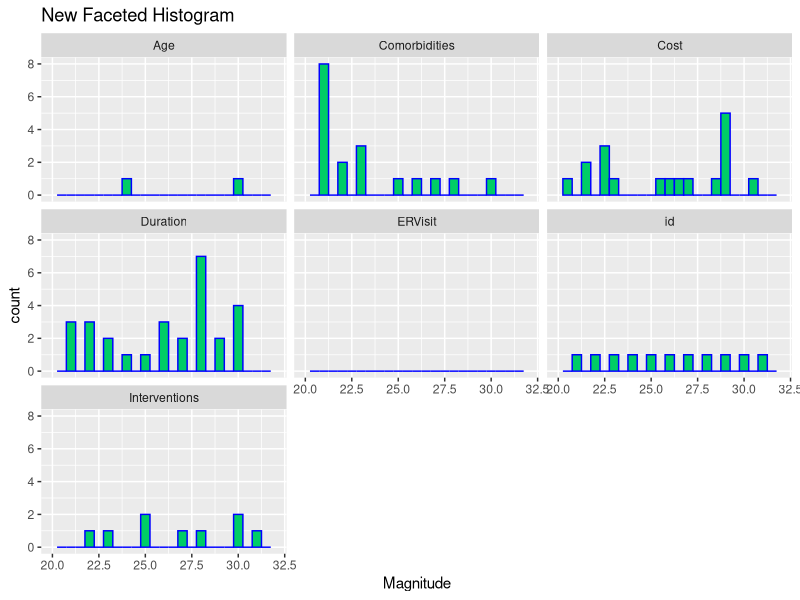
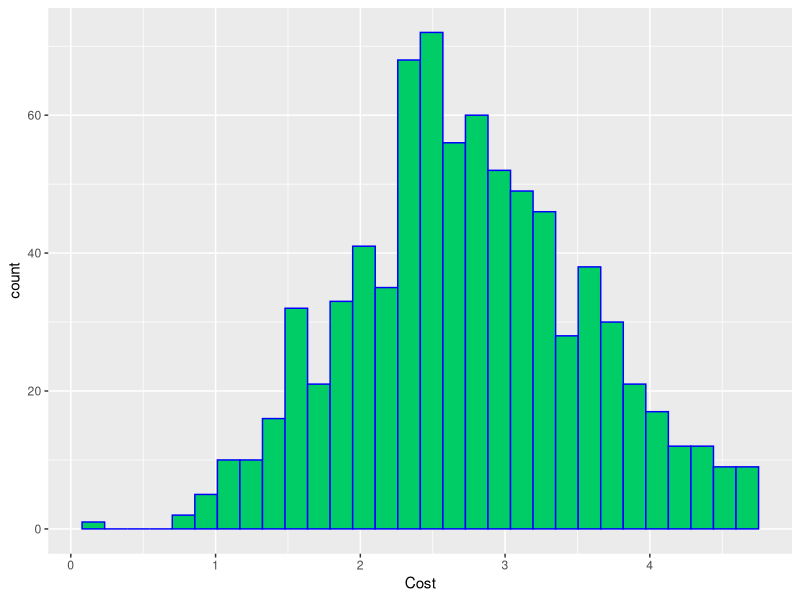
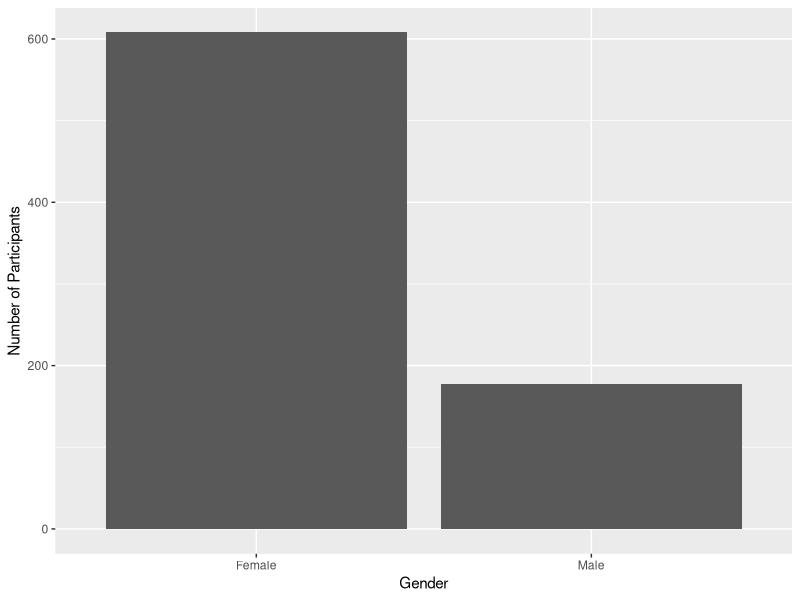
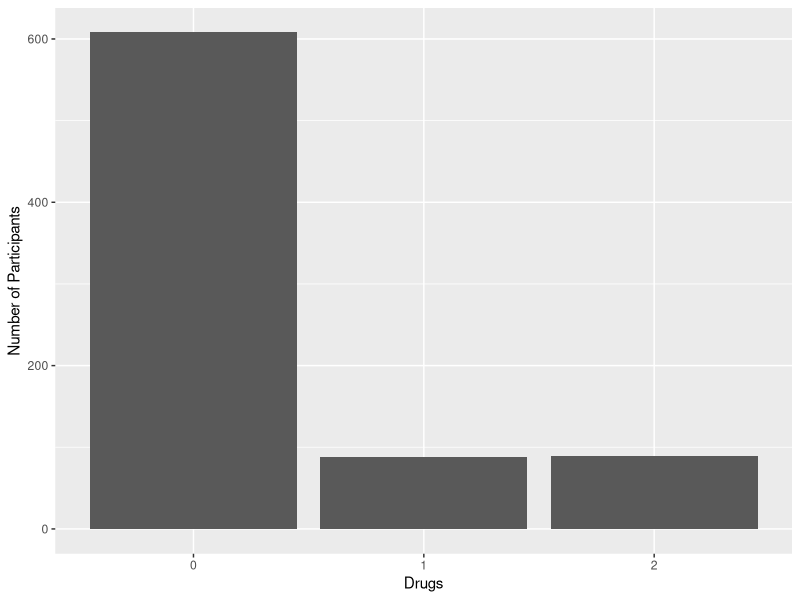
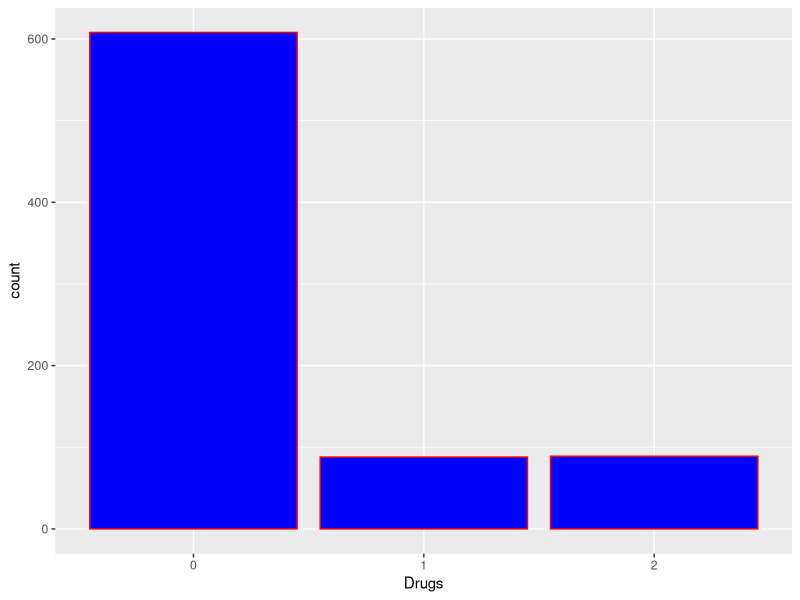
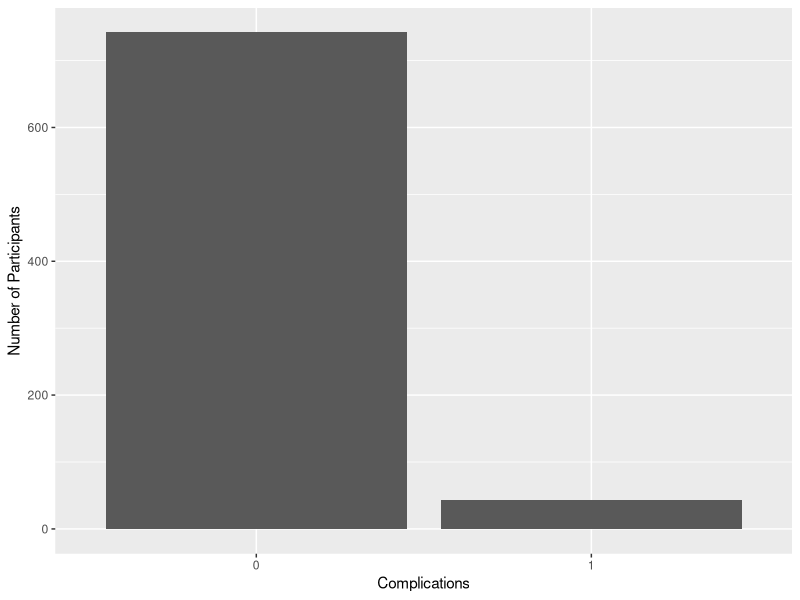
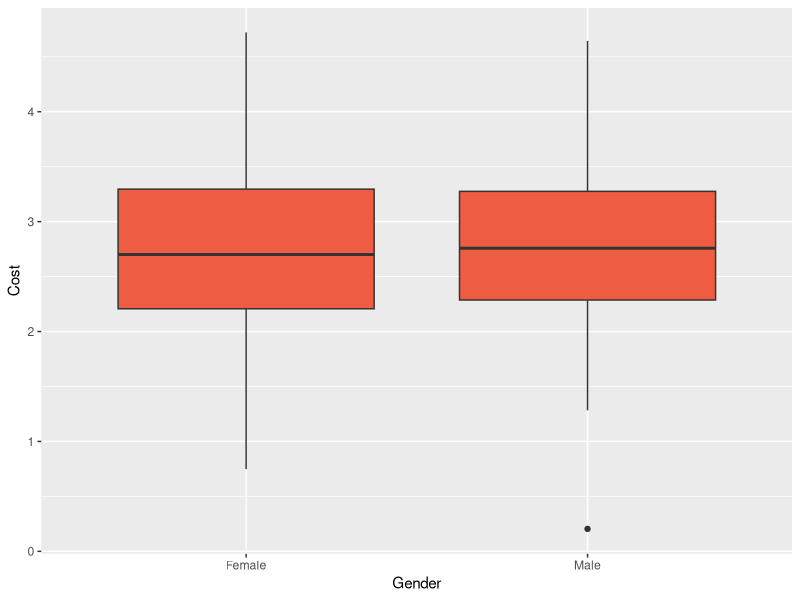
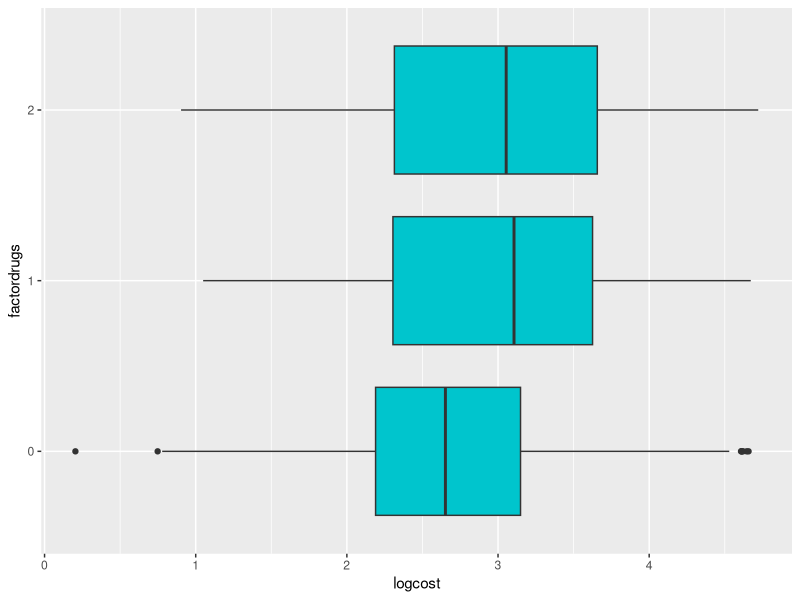

The R source for these figures, in order:
## ---- chunk 1
# FILL ME IN
df=read.csv("heart_disease.csv", header=TRUE, stringsAsFactors = TRUE)
df
## ---- chunk 2
# FILL ME IN
summary(df)
## ---- chunk 3
# FILL ME IN
df$Drugs <- factor(df$Drugs)
df$Complications <- factor(df$Complications)
df
summary(df)
## ---- chunk 4
suppressMessages(library(tidyverse))
# FILL ME IN
dfnew=df %>%
select(-id)
dfnew
## ---- chunk 5
# FILL ME IN
dfnew=df %>%
  dplyr:: select(Cost,Age,Interventions,ERVisit, Comorbidities, Duration,id) %>%
  gather()
df7=dfnew %>%
  ggplot( mapping=aes(x=value))+
  geom_histogram(color="blue",fill="springgreen3",bins=25) +scale_x_continuous(lim = c(20, 32))
df7+ facet_wrap(~key)+labs(x = "Magnitude")+ggtitle("New Faceted Histogram")
## ---- chunk 6
# FILL ME IN
df %>% filter(.,Cost>0) -> df
df$Cost = log10(df$Cost)
df
df %>%
  ggplot(aes(x=Cost))+
  geom_histogram(color="blue",fill="springgreen3")
## ---- chunk 7
# FILL ME IN
table(df$Gender)
df.gender<- ggplot(data=df, aes(x=Gender))+geom_bar()+labs(y="Number of Participants")
df.gender
#dfmatrix=as.matrix(df)(Failed tries)
#barplot(dfmatrix)
#barplot(Gender)
#barplot(factor(df$Gender))
## ---- chunk 8
# FILL ME IN
table(df$Drugs)
df.drugs<- ggplot(data=df, aes(x=Drugs))+geom_bar()+labs(y="Number of Participants")
df.drugs
#Another Method
ggplot(data=df,mapping=aes(x=Drugs)) + 
  geom_bar(color="red",fill="blue")
count(df,Drugs)


#barplot(dfmatrix)
#barplot(Gender)
#barplot(factor(df$Gender))
## ---- chunk 9
# FILL ME IN
table(df$Complications)
df.comp<- ggplot(data=df, aes(x=Complications), fill="red")+geom_bar()+labs(y="Number of Participants")
df.comp
#barplot(dfmatrix)
#barplot(Gender)
#barplot(factor(df$Gender))
## ---- chunk 10
# FILL ME IN
table(df$Drugs,df$Complications)
#df.drugs<- ggplot(data=df, aes(x=Drugs))+geom_bar()+labs(y="Number of Participants")
#df.drugs
#barplot(dfmatrix)
#barplot(Gender)
#barplot(factor(df$Gender))
## ---- chunk 11
# FILL ME IN
q91=ggplot(data=df,mapping=aes(x=Gender,y=Cost)) + 
  geom_boxplot(fill="tomato2")
q91
## ---- chunk 12
# FILL ME IN
q92=ggplot(data=df,mapping=aes(x=Cost,y=factor(Drugs))) + labs(x="logcost",y="factordrugs")+
  geom_boxplot(fill="turquoise3")
q93=ggplot(data=df,mapping=aes(x=Cost,y=factor(Complications))) + labs(x="logcost",y="Complications")+
  geom_boxplot(fill="magenta")
q92
q93
## ---- chunk 13
# FILL ME IN
plot(df$Age,df$Cost)
plot(df$Gender,df$Cost)
plot(df$Interventions,df$Cost)
plot(df$ERVisit,df$Cost)
plot(df$Comorbidities,df$Cost)
plot(df$Duration,df$Cost)
## ---- chunk 14
# FILL ME IN
df11<- df %>% 
 dplyr:: select(., -Gender, -Drugs, -Complications,-id)
df11
library(corrplot)
corrplot(cor(df11))
## ---- chunk 15
# FILL ME IN
df12<- df %>% 
  dplyr:: select(., -Cost)
df12
GGally:: ggpairs(df12) # **ggpairs() is not working somehow**
